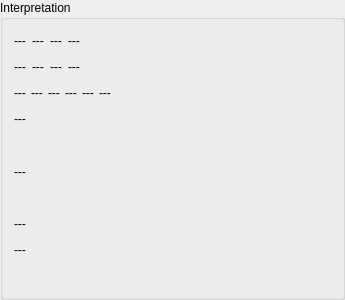
      <widget class="QGroupBox" name="groupBox_2" >
       <property name="minimumSize" >
        <size>
         <width>345</width>
         <height>300</height>
        </size>
       </property>
       <property name="title" >
        <string>Interpretation</string>
       </property>
       <layout class="QVBoxLayout" name="verticalLayout" >
        <item>
         <layout class="QHBoxLayout" name="horizontalLayout" >
          <item>
           <widget class="InteractiveLabel" name="label_I_0_7" >
            <property name="toolTip" >
             <string>F:   Vertical scanning interrupt flag
       When S#0 is read, this flag is reset.</string>
            </property>
            <property name="text" >
             <string>---</string>
            </property>
           </widget>
          </item>
          <item>
           <widget class="InteractiveLabel" name="label_I_0_6" >
            <property name="toolTip" >
             <string>5S:  Flag for the fifth sprite
        Five sprites are aligned on the first horizontal line (In
        the G3 to G7 modes, 9 sprites are allowed)
</string>
            </property>
            <property name="text" >
             <string>---</string>
            </property>
           </widget>
          </item>
          <item>
           <widget class="InteractiveLabel" name="label_I_0_5" >
            <property name="toolTip" >
             <string>C:   Collision flag
       Two sprites have collided.</string>
            </property>
            <property name="text" >
             <string>---</string>
            </property>
           </widget>
          </item>
          <item>
           <widget class="InteractiveLabel" name="label_I_0_0" >
            <property name="toolTip" >
             <string>Fifth sprite number:
     The number of the fifth (or ninth) sprite.</string>
            </property>
            <property name="text" >
             <string>---</string>
            </property>
           </widget>
          </item>
          <item>
           <spacer name="horizontalSpacer_3" >
            <property name="orientation" >
             <enum>Qt::Horizontal</enum>
            </property>
            <property name="sizeHint" stdset="0" >
             <size>
              <width>40</width>
              <height>20</height>
             </size>
            </property>
           </spacer>
          </item>
         </layout>
        </item>
        <item>
         <layout class="QHBoxLayout" name="horizontalLayout_2" >
          <item>
           <widget class="InteractiveLabel" name="label_I_1_7" >
            <property name="toolTip" >
             <string>FL:  Lightpen flag (Lightpen flag set)
       If the lightpen is to detect light, this bit as well as the
       IE2 bit must both set in order for an interrupt to be
       enabled. When S#1 is read, FL is reset.

       Mouse switch 2 (Mouse flag set)
       The second switch on the mouse was pressed.
       In this case, when S#1 is read, FL is not reset.</string>
            </property>
            <property name="text" >
             <string>---</string>
            </property>
           </widget>
          </item>
          <item>
           <widget class="InteractiveLabel" name="label_I_1_6" >
            <property name="toolTip" >
             <string>LPS: Lightpen switch (Lightpen flag set)
       The lightpen switch was pressed.
       In this case, when S#1 is read, LPS is not reset.

       Mouse switch 1 (Mouse flag set)
       The first switch on the mouse was pressed.
       In this case, when S#1 is read, LPS is not reset.
</string>
            </property>
            <property name="text" >
             <string>---</string>
            </property>
           </widget>
          </item>
          <item>
           <widget class="InteractiveLabel" name="label_I_1_1" >
            <property name="toolTip" >
             <string>Identification number:
       The identification number (ID #) of the MSX-VIDEO.
       ( 0 if V9938, 1 if V9948, 2 if V9958)</string>
            </property>
            <property name="text" >
             <string>---</string>
            </property>
           </widget>
          </item>
          <item>
           <widget class="InteractiveLabel" name="label_I_1_0" >
            <property name="toolTip" >
             <string>FH:  Horizontal scanning interrupt flag
       Horizontal scanning interrupt (which is specified in R#19)
       flag. If IE1 is set, an interrupt is enabled. When S#1
       is read, FH is reset.</string>
            </property>
            <property name="text" >
             <string>---</string>
            </property>
           </widget>
          </item>
          <item>
           <spacer name="horizontalSpacer_4" >
            <property name="orientation" >
             <enum>Qt::Horizontal</enum>
            </property>
            <property name="sizeHint" stdset="0" >
             <size>
              <width>40</width>
              <height>20</height>
             </size>
            </property>
           </spacer>
          </item>
         </layout>
        </item>
        <item>
         <layout class="QHBoxLayout" name="horizontalLayout_3" >
          <property name="spacing" >
           <number>5</number>
          </property>
          <item>
           <widget class="InteractiveLabel" name="label_I_2_7" >
            <property name="toolTip" >
             <string>TR:  Transfer ready flag
       When the CPU sends commands to the VRAM and other devices,
       the CPU checks this flag while transferring data. When this
       flag is set to 1, transfer may be done.</string>
            </property>
            <property name="text" >
             <string>---</string>
            </property>
           </widget>
          </item>
          <item>
           <widget class="InteractiveLabel" name="label_I_2_6" >
            <property name="toolTip" >
             <string>VR:  Vertical scanning line timing flag
        During vertical scanning, this flag is set to 1.</string>
            </property>
            <property name="text" >
             <string>---</string>
            </property>
           </widget>
          </item>
          <item>
           <widget class="InteractiveLabel" name="label_I_2_5" >
            <property name="toolTip" >
             <string>HR:  Horizontal scanning line timing flag
        During horizontal scanning, this flag is set to 1.</string>
            </property>
            <property name="text" >
             <string>---</string>
            </property>
           </widget>
          </item>
          <item>
           <widget class="InteractiveLabel" name="label_I_2_4" >
            <property name="toolTip" >
             <string>BD:  Boundary color detect flag
        When the search command is executed, this flag detects
        whether the boundary color was detected or not.</string>
            </property>
            <property name="text" >
             <string>---</string>
            </property>
           </widget>
          </item>
          <item>
           <widget class="InteractiveLabel" name="label_I_2_1" >
            <property name="toolTip" >
             <string>EO:  Display field flag
        When 0, indicates the first field.
        When 1, indicates the second field.
</string>
            </property>
            <property name="text" >
             <string>---</string>
            </property>
           </widget>
          </item>
          <item>
           <widget class="InteractiveLabel" name="label_I_2_0" >
            <property name="toolTip" >
             <string>CE:  Command execution flag
        Indicates that a command is being executed.</string>
            </property>
            <property name="text" >
             <string>---</string>
            </property>
           </widget>
          </item>
          <item>
           <spacer name="horizontalSpacer_5" >
            <property name="orientation" >
             <enum>Qt::Horizontal</enum>
            </property>
            <property name="sizeHint" stdset="0" >
             <size>
              <width>40</width>
              <height>20</height>
             </size>
            </property>
           </spacer>
          </item>
         </layout>
        </item>
        <item>
         <widget class="InteractiveLabel" name="label_I_3" >
          <property name="toolTip" >
           <string>Column register
Is set to indicate the collision location of sprites,
the location of lightpen detection, and the relative movement of the
mouse.
</string>
          </property>
          <property name="text" >
           <string>---</string>
          </property>
         </widget>
        </item>
        <item>
         <widget class="QLabel" name="label" />
        </item>
        <item>
         <widget class="InteractiveLabel" name="label_I_5" >
          <property name="toolTip" >
           <string>Row register
Is set to indicate the collision location of sprites,
the location of lightpen detection, and the relative movement of the
mouse.
</string>
          </property>
          <property name="text" >
           <string>---</string>
          </property>
         </widget>
        </item>
        <item>
         <widget class="QLabel" name="label_2" />
        </item>
        <item>
         <widget class="InteractiveLabel" name="label_I_7" >
          <property name="toolTip" >
           <string>Color register
The color register is used when the POINT and VRAM to CPU commands
are executed. The VRAM data is set in this register.</string>
          </property>
          <property name="text" >
           <string>---</string>
          </property>
         </widget>
        </item>
        <item>
         <widget class="InteractiveLabel" name="label_I_8" >
          <property name="toolTip" >
           <string>Border X register
When the search command is executed and the border color has been
detected, the X coordinate is set in the above registers.</string>
          </property>
          <property name="text" >
           <string>---</string>
          </property>
         </widget>
        </item>
        <item>
         <widget class="QLabel" name="label_3" />
        </item>
       </layout>
      </widget>
